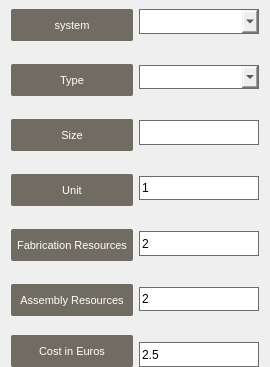
                   <widget class="QWidget" name="widget_5" native="true">
                    <property name="styleSheet">
                     <string notr="true">QWidget{


}
QLabel{
border:none;
background-color:#706c61;
color:#fff;
border-radius:2px;

min-width:80px;
min-height:20px;
padding:6px;

}
QComboBox{
border-radius:0px;
border:1px solid #686d71;
min-height:20px;
}
QLineEdit{
border:1px solid #686d71;
min-height:22px;

}</string>
                    </property>
                    <layout class="QGridLayout" name="gridLayout_7" columnstretch="1,0">
                     <property name="topMargin">
                      <number>9</number>
                     </property>
                     <property name="bottomMargin">
                      <number>0</number>
                     </property>
                     <item row="0" column="0">
                      <layout class="QVBoxLayout" name="verticalLayout_5">
                       <item>
                        <widget class="QLabel" name="label_15">
                         <property name="sizePolicy">
                          <sizepolicy hsizetype="Preferred" vsizetype="Expanding">
                           <horstretch>0</horstretch>
                           <verstretch>0</verstretch>
                          </sizepolicy>
                         </property>
                         <property name="minimumSize">
                          <size>
                           <width>92</width>
                           <height>32</height>
                          </size>
                         </property>
                         <property name="font">
                          <font>
                           <pointsize>8</pointsize>
                          </font>
                         </property>
                         <property name="text">
                          <string>system</string>
                         </property>
                         <property name="alignment">
                          <set>Qt::AlignCenter</set>
                         </property>
                        </widget>
                       </item>
                       <item>
                        <spacer name="verticalSpacer_6">
                         <property name="orientation">
                          <enum>Qt::Vertical</enum>
                         </property>
                         <property name="sizeHint" stdset="0">
                          <size>
                           <width>20</width>
                           <height>17</height>
                          </size>
                         </property>
                        </spacer>
                       </item>
                       <item>
                        <widget class="QLabel" name="label_16">
                         <property name="sizePolicy">
                          <sizepolicy hsizetype="Preferred" vsizetype="Expanding">
                           <horstretch>0</horstretch>
                           <verstretch>0</verstretch>
                          </sizepolicy>
                         </property>
                         <property name="minimumSize">
                          <size>
                           <width>92</width>
                           <height>32</height>
                          </size>
                         </property>
                         <property name="font">
                          <font>
                           <pointsize>8</pointsize>
                          </font>
                         </property>
                         <property name="text">
                          <string>Type</string>
                         </property>
                         <property name="alignment">
                          <set>Qt::AlignCenter</set>
                         </property>
                        </widget>
                       </item>
                       <item>
                        <spacer name="verticalSpacer_5">
                         <property name="orientation">
                          <enum>Qt::Vertical</enum>
                         </property>
                         <property name="sizeHint" stdset="0">
                          <size>
                           <width>20</width>
                           <height>17</height>
                          </size>
                         </property>
                        </spacer>
                       </item>
                       <item>
                        <widget class="QLabel" name="label_17">
                         <property name="sizePolicy">
                          <sizepolicy hsizetype="Preferred" vsizetype="Expanding">
                           <horstretch>0</horstretch>
                           <verstretch>0</verstretch>
                          </sizepolicy>
                         </property>
                         <property name="minimumSize">
                          <size>
                           <width>92</width>
                           <height>32</height>
                          </size>
                         </property>
                         <property name="font">
                          <font>
                           <pointsize>8</pointsize>
                          </font>
                         </property>
                         <property name="text">
                          <string>Size</string>
                         </property>
                         <property name="alignment">
                          <set>Qt::AlignCenter</set>
                         </property>
                        </widget>
                       </item>
                       <item>
                        <spacer name="verticalSpacer_7">
                         <property name="orientation">
                          <enum>Qt::Vertical</enum>
                         </property>
                         <property name="sizeHint" stdset="0">
                          <size>
                           <width>20</width>
                           <height>17</height>
                          </size>
                         </property>
                        </spacer>
                       </item>
                       <item>
                        <widget class="QLabel" name="label_18">
                         <property name="sizePolicy">
                          <sizepolicy hsizetype="Preferred" vsizetype="Expanding">
                           <horstretch>0</horstretch>
                           <verstretch>0</verstretch>
                          </sizepolicy>
                         </property>
                         <property name="minimumSize">
                          <size>
                           <width>92</width>
                           <height>32</height>
                          </size>
                         </property>
                         <property name="font">
                          <font>
                           <pointsize>8</pointsize>
                          </font>
                         </property>
                         <property name="text">
                          <string>Unit</string>
                         </property>
                         <property name="alignment">
                          <set>Qt::AlignCenter</set>
                         </property>
                        </widget>
                       </item>
                       <item>
                        <spacer name="verticalSpacer_4">
                         <property name="orientation">
                          <enum>Qt::Vertical</enum>
                         </property>
                         <property name="sizeHint" stdset="0">
                          <size>
                           <width>20</width>
                           <height>17</height>
                          </size>
                         </property>
                        </spacer>
                       </item>
                       <item>
                        <widget class="QLabel" name="label_19">
                         <property name="sizePolicy">
                          <sizepolicy hsizetype="Preferred" vsizetype="Expanding">
                           <horstretch>0</horstretch>
                           <verstretch>0</verstretch>
                          </sizepolicy>
                         </property>
                         <property name="minimumSize">
                          <size>
                           <width>92</width>
                           <height>32</height>
                          </size>
                         </property>
                         <property name="font">
                          <font>
                           <pointsize>8</pointsize>
                          </font>
                         </property>
                         <property name="text">
                          <string>Fabrication Resources</string>
                         </property>
                         <property name="alignment">
                          <set>Qt::AlignCenter</set>
                         </property>
                        </widget>
                       </item>
                       <item>
                        <spacer name="verticalSpacer_3">
                         <property name="orientation">
                          <enum>Qt::Vertical</enum>
                         </property>
                         <property name="sizeHint" stdset="0">
                          <size>
                           <width>20</width>
                           <height>17</height>
                          </size>
                         </property>
                        </spacer>
                       </item>
                       <item>
                        <widget class="QLabel" name="label_20">
                         <property name="sizePolicy">
                          <sizepolicy hsizetype="Preferred" vsizetype="Expanding">
                           <horstretch>0</horstretch>
                           <verstretch>0</verstretch>
                          </sizepolicy>
                         </property>
                         <property name="minimumSize">
                          <size>
                           <width>92</width>
                           <height>32</height>
                          </size>
                         </property>
                         <property name="font">
                          <font>
                           <pointsize>8</pointsize>
                          </font>
                         </property>
                         <property name="text">
                          <string>Assembly Resources</string>
                         </property>
                         <property name="alignment">
                          <set>Qt::AlignCenter</set>
                         </property>
                        </widget>
                       </item>
                       <item>
                        <spacer name="verticalSpacer_15">
                         <property name="orientation">
                          <enum>Qt::Vertical</enum>
                         </property>
                         <property name="sizeHint" stdset="0">
                          <size>
                           <width>117</width>
                           <height>13</height>
                          </size>
                         </property>
                        </spacer>
                       </item>
                       <item>
                        <widget class="QLabel" name="label_22">
                         <property name="sizePolicy">
                          <sizepolicy hsizetype="Preferred" vsizetype="Expanding">
                           <horstretch>0</horstretch>
                           <verstretch>0</verstretch>
                          </sizepolicy>
                         </property>
                         <property name="minimumSize">
                          <size>
                           <width>92</width>
                           <height>32</height>
                          </size>
                         </property>
                         <property name="font">
                          <font>
                           <pointsize>8</pointsize>
                          </font>
                         </property>
                         <property name="text">
                          <string>Cost in Euros</string>
                         </property>
                         <property name="alignment">
                          <set>Qt::AlignCenter</set>
                         </property>
                        </widget>
                       </item>
                      </layout>
                     </item>
                     <item row="0" column="1">
                      <layout class="QVBoxLayout" name="verticalLayout_6">
                       <item>
                        <widget class="QComboBox" name="system_combo">
                         <property name="sizePolicy">
                          <sizepolicy hsizetype="Expanding" vsizetype="Expanding">
                           <horstretch>0</horstretch>
                           <verstretch>0</verstretch>
                          </sizepolicy>
                         </property>
                         <property name="minimumSize">
                          <size>
                           <width>120</width>
                           <height>22</height>
                          </size>
                         </property>
                        </widget>
                       </item>
                       <item>
                        <spacer name="verticalSpacer_12">
                         <property name="orientation">
                          <enum>Qt::Vertical</enum>
                         </property>
                         <property name="sizeHint" stdset="0">
                          <size>
                           <width>117</width>
                           <height>13</height>
                          </size>
                         </property>
                        </spacer>
                       </item>
                       <item>
                        <widget class="QComboBox" name="type_combo">
                         <property name="sizePolicy">
                          <sizepolicy hsizetype="Preferred" vsizetype="Expanding">
                           <horstretch>0</horstretch>
                           <verstretch>0</verstretch>
                          </sizepolicy>
                         </property>
                         <property name="minimumSize">
                          <size>
                           <width>120</width>
                           <height>22</height>
                          </size>
                         </property>
                        </widget>
                       </item>
                       <item>
                        <spacer name="verticalSpacer_11">
                         <property name="orientation">
                          <enum>Qt::Vertical</enum>
                         </property>
                         <property name="sizeHint" stdset="0">
                          <size>
                           <width>117</width>
                           <height>13</height>
                          </size>
                         </property>
                        </spacer>
                       </item>
                       <item>
                        <widget class="QLineEdit" name="size_le">
                         <property name="sizePolicy">
                          <sizepolicy hsizetype="Expanding" vsizetype="Expanding">
                           <horstretch>0</horstretch>
                           <verstretch>0</verstretch>
                          </sizepolicy>
                         </property>
                         <property name="minimumSize">
                          <size>
                           <width>120</width>
                           <height>24</height>
                          </size>
                         </property>
                        </widget>
                       </item>
                       <item>
                        <spacer name="verticalSpacer_10">
                         <property name="orientation">
                          <enum>Qt::Vertical</enum>
                         </property>
                         <property name="sizeHint" stdset="0">
                          <size>
                           <width>117</width>
                           <height>13</height>
                          </size>
                         </property>
                        </spacer>
                       </item>
                       <item>
                        <widget class="QLineEdit" name="unit_le">
                         <property name="sizePolicy">
                          <sizepolicy hsizetype="Expanding" vsizetype="Expanding">
                           <horstretch>0</horstretch>
                           <verstretch>0</verstretch>
                          </sizepolicy>
                         </property>
                         <property name="minimumSize">
                          <size>
                           <width>120</width>
                           <height>24</height>
                          </size>
                         </property>
                         <property name="text">
                          <string>1</string>
                         </property>
                        </widget>
                       </item>
                       <item>
                        <spacer name="verticalSpacer_9">
                         <property name="orientation">
                          <enum>Qt::Vertical</enum>
                         </property>
                         <property name="sizeHint" stdset="0">
                          <size>
                           <width>117</width>
                           <height>13</height>
                          </size>
                         </property>
                        </spacer>
                       </item>
                       <item>
                        <widget class="QLineEdit" name="fab_res_le">
                         <property name="sizePolicy">
                          <sizepolicy hsizetype="Expanding" vsizetype="Expanding">
                           <horstretch>0</horstretch>
                           <verstretch>0</verstretch>
                          </sizepolicy>
                         </property>
                         <property name="minimumSize">
                          <size>
                           <width>120</width>
                           <height>24</height>
                          </size>
                         </property>
                         <property name="text">
                          <string>2</string>
                         </property>
                        </widget>
                       </item>
                       <item>
                        <spacer name="verticalSpacer_8">
                         <property name="orientation">
                          <enum>Qt::Vertical</enum>
                         </property>
                         <property name="sizeHint" stdset="0">
                          <size>
                           <width>117</width>
                           <height>13</height>
                          </size>
                         </property>
                        </spacer>
                       </item>
                       <item>
                        <widget class="QLineEdit" name="assmb_res_le">
                         <property name="sizePolicy">
                          <sizepolicy hsizetype="Expanding" vsizetype="Expanding">
                           <horstretch>0</horstretch>
                           <verstretch>0</verstretch>
                          </sizepolicy>
                         </property>
                         <property name="minimumSize">
                          <size>
                           <width>120</width>
                           <height>24</height>
                          </size>
                         </property>
                         <property name="text">
                          <string>2</string>
                         </property>
                        </widget>
                       </item>
                       <item>
                        <spacer name="verticalSpacer_13">
                         <property name="orientation">
                          <enum>Qt::Vertical</enum>
                         </property>
                         <property name="sizeHint" stdset="0">
                          <size>
                           <width>117</width>
                           <height>13</height>
                          </size>
                         </property>
                        </spacer>
                       </item>
                       <item>
                        <widget class="QLineEdit" name="cost_le">
                         <property name="sizePolicy">
                          <sizepolicy hsizetype="Expanding" vsizetype="Expanding">
                           <horstretch>0</horstretch>
                           <verstretch>0</verstretch>
                          </sizepolicy>
                         </property>
                         <property name="minimumSize">
                          <size>
                           <width>120</width>
                           <height>24</height>
                          </size>
                         </property>
                         <property name="text">
                          <string>2.5</string>
                         </property>
                        </widget>
                       </item>
                      </layout>
                     </item>
                    </layout>
                   </widget>
